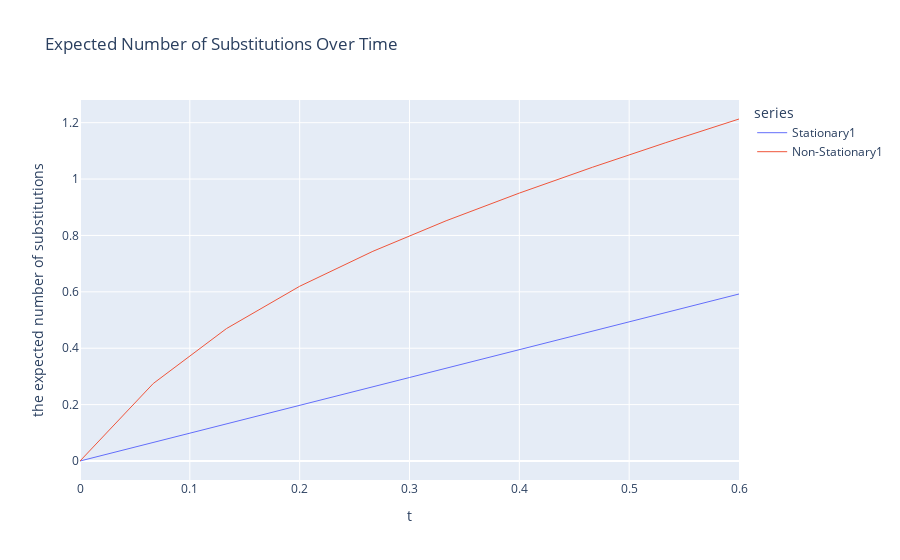

The notebook cell this image was saved under:
### Code cell
import plotly.express as px

data1 = []
for i, t in enumerate(t_range):
    data1.append({'t': t, 'value': s_exp_numb_sub_value_1[i], 'series': 'Stationary1'})
    data1.append({'t': t, 'value': n_exp_numb_sub_value_1[i], 'series': 'Non-Stationary1'})

# Plotting with Plotly Express
fig = px.line(data1, x='t', y='value', color='series', 
              labels={'value': 'the expected number of substitutions'}, 
              title='Expected Number of Substitutions Over Time')
fig.update_traces(line=dict(width=1))

fig.show()

### Figure 1 — Plotly figure (JSON) as saved in the notebook; plotly's stock layout.template omitted (floating-point values rounded to 4 significant figures)
{"data": [{"hovertemplate": "series=Stationary1<br>t=%{x}<br>the expected number of substitutions=%{y}<extra></extra>", "legendgroup": "Stationary1", "line": {"color": "#636efa", "dash": "solid", "width": 1}, "marker": {"symbol": "circle"}, "mode": "lines", "name": "Stationary1", "orientation": "v", "showlegend": true, "type": "scatter", "x": [0, 0.06667, 0.1333, 0.2, 0.2667, 0.3333, 0.4, 0.4667, 0.5333, 0.6], "xaxis": "x", "y": [0, 0.06581, 0.1316, 0.1974, 0.2633, 0.3291, 0.3949, 0.4607, 0.5265, 0.5923], "yaxis": "y"}, {"hovertemplate": "series=Non-Stationary1<br>t=%{x}<br>the expected number of substitutions=%{y}<extra></extra>", "legendgroup": "Non-Stationary1", "line": {"color": "#EF553B", "dash": "solid", "width": 1}, "marker": {"symbol": "circle"}, "mode": "lines", "name": "Non-Stationary1", "orientation": "v", "showlegend": true, "type": "scatter", "x": [0, 0.06667, 0.1333, 0.2, 0.2667, 0.3333, 0.4, 0.4667, 0.5333, 0.6], "xaxis": "x", "y": [0, 0.2748, 0.4696, 0.6197, 0.7438, 0.852, 0.9503, 1.042, 1.129, 1.213], "yaxis": "y"}], "layout": {"legend": {"title": {"text": "series"}, "tracegroupgap": 0}, "title": {"text": "Expected Number of Substitutions Over Time"}, "xaxis": {"anchor": "y", "domain": [0, 1], "title": {"text": "t"}}, "yaxis": {"anchor": "x", "domain": [0, 1], "title": {"text": "the expected number of substitutions"}}}}
